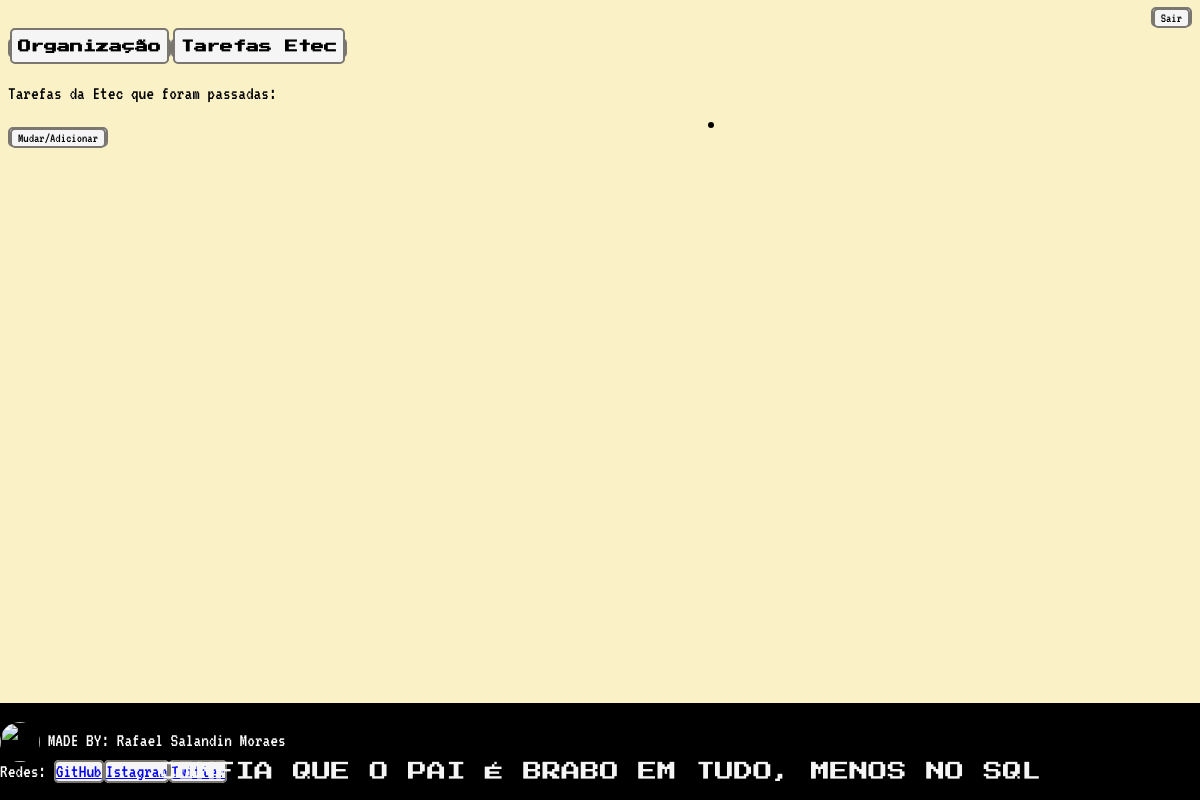
Before: /AgendaTOP/Etec/ with the older database file.
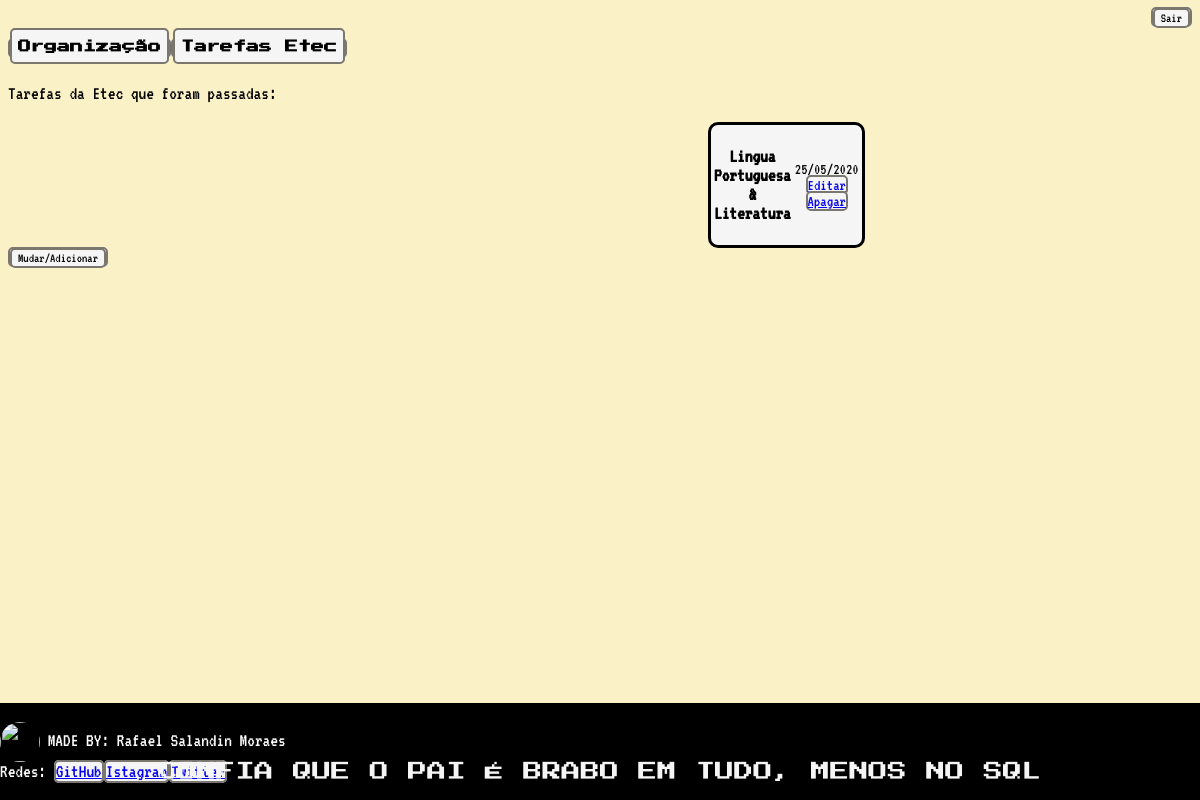
After: the same page with the newer database file.
### OrganizaçãodesseCorno/models.py (models this page shows)
class etec_tarefas(models.Model):
    materia = models.CharField(max_length=100)
    dia_entrega = models.CharField(max_length=10, blank=True, null=True)
    class Meta:
        db_table = 'etec'

### OrganizaçãodesseCorno/views.py (the view)
# urls.py: path('AgendaTOP/Etec/', views.Etec),
def Etec(request):
    usuario = request.user
    materia = etec_tarefas.materia
    dia = etec_tarefas.dia_entrega
    tarefas = etec_tarefas.objects.filter()
    dados_etec = {'etec': tarefas}
    return render(request,'pageEtec.html', dados_etec)

### Template/pageEtec.html (shortened to what this page needs)
{% extends "Model_P.html" %}
{% block content %}
 <div class="all">
        <div>
            <a href="/"><button><h1>Organização</h1></button></a><a href="/AgendaTOP/Etec"><button><h1>Tarefas Etec</h1></button></a>
            <p>Tarefas da Etec que foram passadas:</p>
        </div>
        <table class="tv">
        {% for i in etec %}
                        <tr align="center">
                                <td><p><b>
                                    {{ i.materia }}
                                </b></p></td>
                                <td align="center">{{ i.dia_entrega}} <br>
                                <a href="Create/?id={{ i.id }}">Editar</a>  <a href="delete/{{ i.id }}">Apagar</a>
                    </td>
                </tr>
        {%endfor%}
        </table>
        <a href="/AgendaTOP/Etec/Create"><button>Mudar/Adicionar</button></a>
 </div>
 {% endblock %}

Changed rows visible on the page:
added etec_tarefas: materia "Lingua Portuguesa & Literatura", dia_entrega "25/05/2020"
